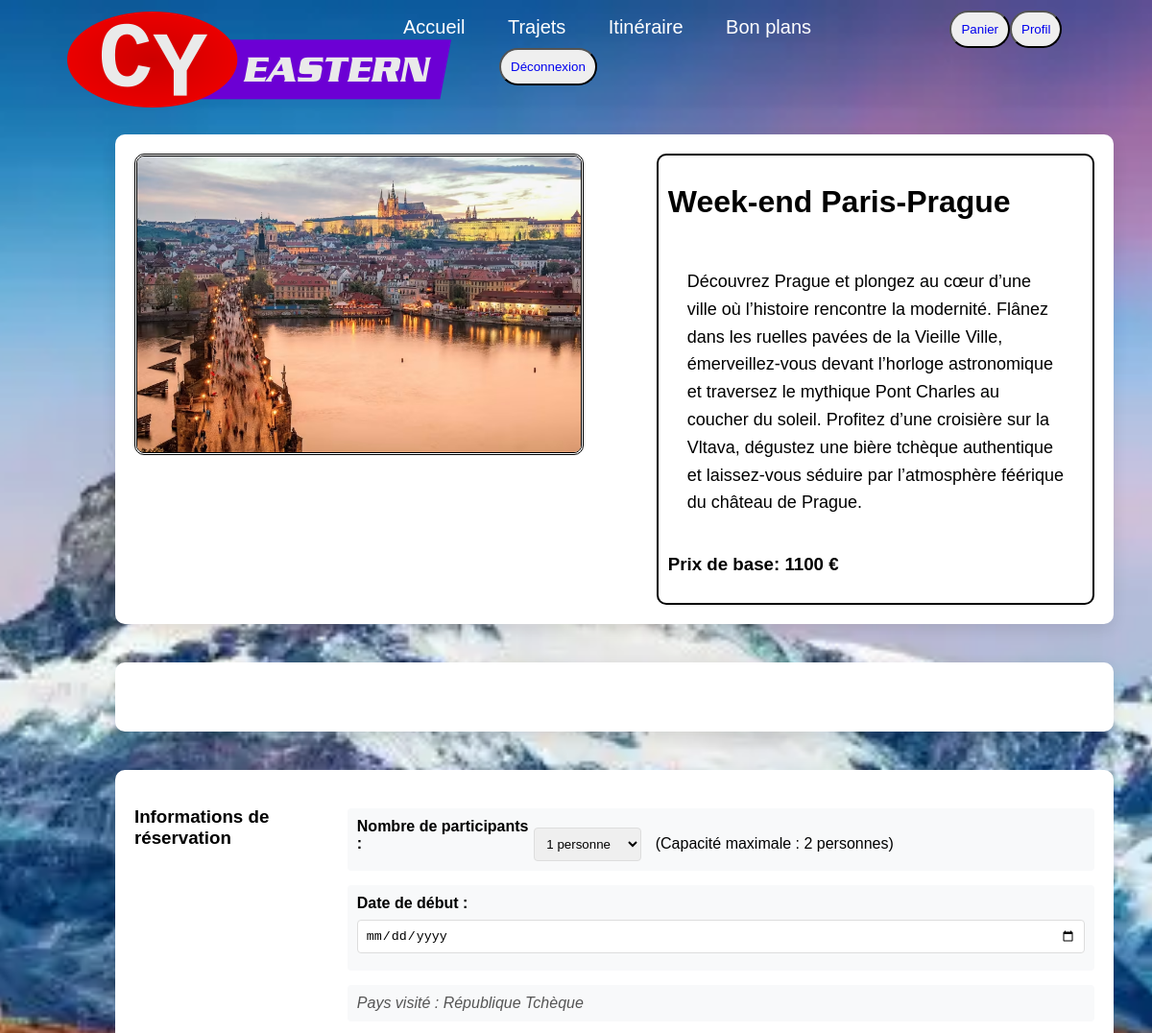
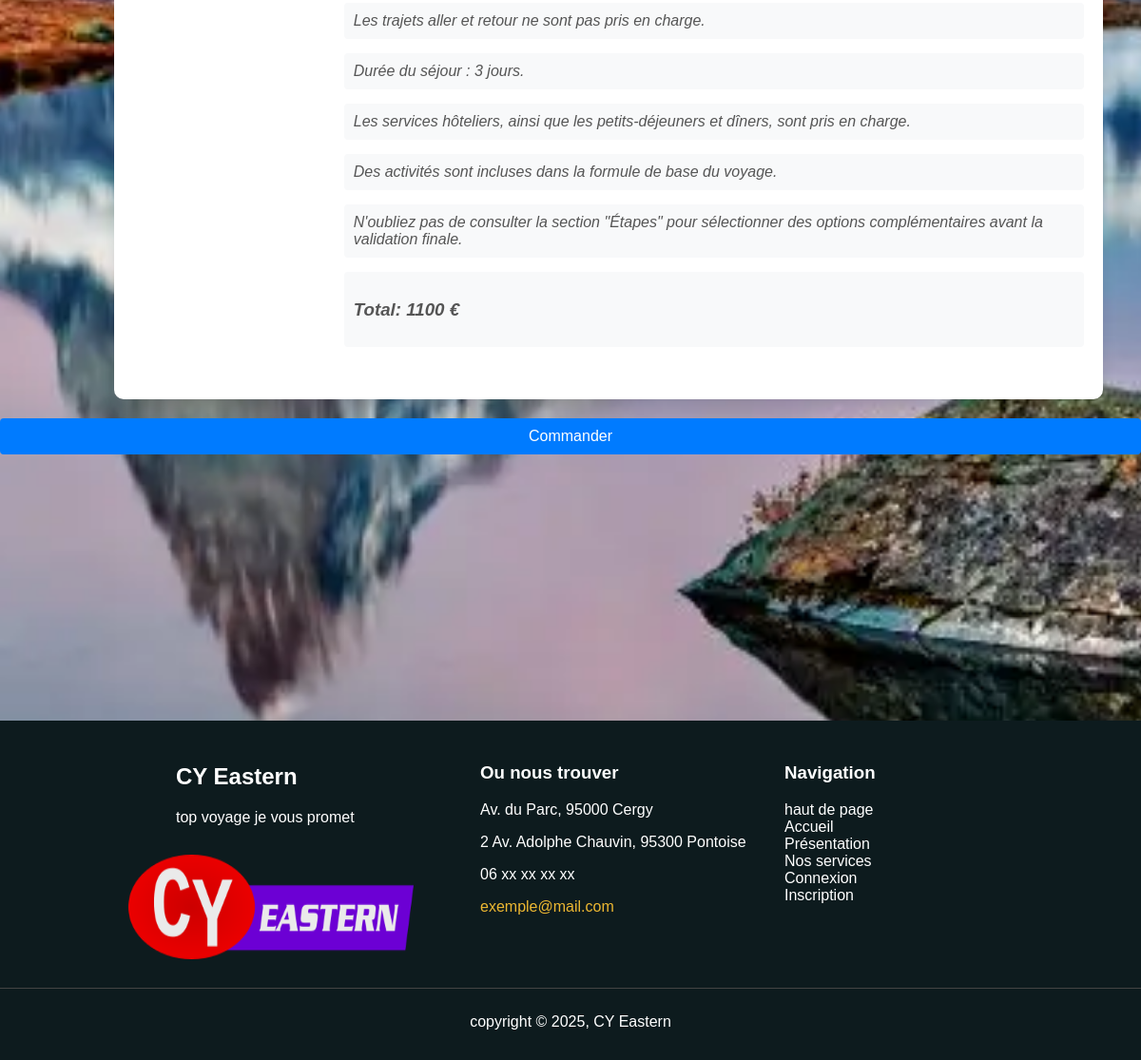
Screenshot of /resa.php?get=1 (signed in) with the database file from the repository (2 pictures, top to bottom).
### tables this page shows
CREATE TABLE `voyage` (
  `id` int(11) NOT NULL,
  `titre` varchar(39) NOT NULL,
  `duree` tinyint(4) NOT NULL,
  `etapes` tinyint(4) NOT NULL,
  `transport` varchar(24) NOT NULL,
  `maxi` tinyint(4) NOT NULL,
  `prix` smallint(6) NOT NULL,
  `statut` tinyint(1) NOT NULL,
  `description` text NOT NULL
);

CREATE TABLE `paysVoy` (
  `idVoyage` int(11) NOT NULL,
  `idPays` int(11) NOT NULL
);

CREATE TABLE `pays` (
  `id` int(11) NOT NULL,
  `nom` varchar(50) NOT NULL
);

### api/linkDB.php (called while the page is built, shortened)
<?php
$linkDB = mysqli_connect("mariadb","valerie","meilleursite2025","clickjourney");
$voyageQuery = "SELECT * FROM voyage ORDER BY id";
$voyageResult = mysqli_query($linkDB, $voyageQuery);
$voyage = array();
while ($row = mysqli_fetch_assoc($voyageResult)) {
    $voyage[$row['id']] = $row;
}
$paysQuery = "SELECT p.*, pa.nom FROM paysVoy p, pays pa WHERE p.idPays = pa.id";
$paysResult = mysqli_query($linkDB, $paysQuery);
$pays = array();
while ($row = mysqli_fetch_assoc($paysResult)) {
    $pays[$row['idVoyage']][$row['idPays']] = $row;
}

### resa.php (the view, shortened to what this page needs)
<?php
include('api/linkDB.php');
?>
<?php
$theme = $_COOKIE['theme'] ?? 'style';
$fiche = ($theme === 'sombre') ? 'sombre.css' : 'style.css';
?>
<!DOCTYPE html>
<html lang="fr">
<head>
    <link id="css" rel="stylesheet" type="text/css" href="<?= htmlspecialchars($fiche)?>">
</head>
<body id="haut">
    <div>
        <nav>
            <div class="divmenu">
                <div class="logo1">
                    <a href="index.html"><img src="media/logo.webp" width="400" height="100" alt="Logo"></a>
                </div>
                <ul>
                    <li class="limenu"><a href="index.html">Accueil</a></li>
                    <li class="limenu"><a href="presentation.php">Trajets</a></li>
                    <li class="limenu"><a href="recherche.php">Itinéraire</a></li>
                    <li class="limenu"><a href="">Bon plans</a></li>
                    <?php
                    if (!$_SESSION['connecte']) {
                        echo '<button class="bouton_menu"><a href="connexion.php">Connexion</a></button>';
                    } else {
                        echo '<button class="bouton_menu"><a href="panier.php">Panier</a></button><button class="bouton_menu"><a href="profil.php">Profil</a></button>
        <button class="bouton_menu"><a href="index.php?logout=1">Déconnexion</a></button>';
                    }
                    ?>
                </ul>
            </div>
        </nav>
        <div class="container-res">
            <div class="img_reservation">
                <img <?php echo 'src="media/voyage/voyage' . $_GET['get'] . '.jpg" alt="Image ' . $voyage[$_GET['get']]['titre'] . '"'; ?>>
            </div>
            <div class="encadrement">
                <h1 class="titre"><?= $voyage[$_GET['get']]['titre'] ?></h1>
                <p class="texte-res"><?= $voyage[$_GET['get']]['description'] ?></p>
                <h3 id="prixbase" data-prix="<?=$voyage[$_GET['get']]['prix']?>">Prix de base: <?=$voyage[$_GET['get']]['prix']?> €</h3>
            </div>
        </div>
        <form action="api/resa.php" method="POST">
            <div class="container-res">
            </div>
            <div class="container-res">
                <h3>Informations de réservation</h3>
                <ul class="booking-info">
                    <li>
                        <label for="passengers">Nombre de participants :</label>
                        <select name="passengers" id="passengers" required>
                            <?php
                            $maxCapacity = $voyage[$_GET['get']]['maxi'];
                            for ($i = 1; $i <= $maxCapacity; $i++) {
                                echo "<option value='$i'>$i personne" . ($i > 1 ? "s" : "") . "</option>";
                            }
                            ?>
                        </select>
                        (Capacité maximale : <?= $maxCapacity ?> personnes)
                    </li>
                    <li>
                        <label for="start_date">Date de début :</label>
                        <input type="date" name="start_date" id="start_date" required min="<?= date('Y-m-d') ?>"
                            max="<?= date('Y-m-d', strtotime('+1 year')) ?>">
                    </li>
                    <li class="info-note">
                        <?php
                        if(count($pays[$_GET['get']]) != 1) {
                            echo 'Pays visités :';
                        } else {
                            echo 'Pays visité :';
                        }
                        foreach($pays[$_GET['get']] as $row) {
                            echo ' ' . $row['nom'] ;
                        }
                        ?>
                    </li>
                    <li class="info-note">Les trajets aller et retour ne sont pas pris en charge.</li>
                    <li class="info-note">Durée du séjour : <?= $voyage[$_GET['get']]['duree'] ?> jours.</li>
                    <li class="info-note">Les services hôteliers, ainsi que les petits-déjeuners et dîners, sont
                        pris en charge.</li>
                    <li class="info-note">Des activités sont incluses dans la formule de base du voyage.</li>
                    <li class="info-note">N'oubliez pas de consulter la section "Étapes" pour sélectionner des
                        options complémentaires avant la validation finale.</li>
                    <li class="info-note"><h3 id="prixtotal">Total: <?=$voyage[$_GET['get']]['prix']?> €</h3></li>
                </ul>
            </div>
            <div class="form-actions">
                <button type="submit">Commander</button>
            </div>
        </form>
        <footer>
            <div class="contenu">
                <div class="logo">
                    <h2>CY Eastern</h2>
                    <p>top voyage je vous promet</p>
                    <img src="media/logo.webp" alt="Logo" width="300" height="110"
                        style="display: flex; margin-left: -50px;">
                </div>
                <div class="colonne">
                    <h3>Ou nous trouver</h3>
                    <p>Av. du Parc, 95000 Cergy</p>
                    <p>2 Av. Adolphe Chauvin, 95300 Pontoise</p>
                    <p>06 xx xx xx xx</p>
                    <p><a href="mailto:exemple@mail.com" style="color: rgb(237, 184, 50);">exemple@mail.com</a></p>
                </div>
                <div class="colonne">
                    <h3>Navigation</h3>
                    <ul class="ul-footer">
                        <li><a href="#haut">haut de page</a></li>
                        <li><a href="index.html">Accueil</a></li>
                        <li><a href="presentation.php">Présentation</a></li>
                        <li><a href="#">Nos services</a></li>
                        <li><a href="connexion.php">Connexion</a></li>
                        <li><a href="inscription.php">Inscription</a></li>
                    </ul>
                </div>
            </div>
            <div class="footer-bottom">
                <p>copyright © 2025, CY Eastern</p>
            </div>
        </footer>
</body>
</html>

### style.css (style rules this page uses)
* { text-decoration: none; }
body { font-family: Arial, sans-serif; font-optical-sizing: auto; background-image: url(media/paysage.jpg); background-size: cover; background-repeat: no-repeat; background-position: center; height: 100vh; margin: 0; image-rendering: crisp-edges; background-attachment: fixed; }
img[alt="Logo"] { margin-left: 10px; margin-top: 30px; }
.divmenu { display: flex; align-items: center; justify-content: space-between; height: 100px; padding: 0 50px; }
li.limenu { display: inline-block; margin-left: -100px; }
.limenu a { color: white; font-size: 20px; margin-right: 140px; }
.bouton_menu { color: black; border-radius: 20px; padding: 10px; }
.logo1 { padding: 10px; font-weight: bold; font-size: 30px; justify-content: flex-end; }
footer { background-color: #0d1b1e; color: white; padding: 15px 0; margin-top: 280px; }
.contenu { display: flex; max-width: 850px; margin: auto; }
.colonne, .logo { min-width: 300px; margin: 10px; }
ul.ul-footer { list-style: none; padding: 0; }
ul.ul-footer li a { color: white; text-decoration: none; transition: color 0.4s; }
.footer-bottom { text-align: center; margin-top: 20px; border-top: 1px solid #444; padding-top: 10px; }
button[type=submit] { background: #6c00d4; color: white; padding: 10px 20px; font-size: 1rem; border: none; cursor: pointer; border-radius: 5px; transition: 0.3s; width: 100%; text-align: center; }
input[type=text], input[type=email], input[type=password], input[type=date], input[type=number] { width: 100%; padding: 12px 20px; margin: 8px 0; display: inline-block; border: 1px solid #ccc; box-sizing: border-box; }
div.container-res { margin-top: 40px; max-width: 1000px; margin-left: 10%; background: white; padding: 20px; border-radius: 10px; box-shadow: 0 5px 15px rgba(0, 0, 0, 0.1); display: flex; }
div.container-res .titre { margin: auto; width: 100%; padding-bottom: 30px; padding-top: 20px; }
.encadrement { border-color: black; border-style: solid; border-width: 2px; border-radius: 10px; padding: 10px; }
.texte-res { max-width: 60ch; margin: 0 auto; text-align: left; font-size: 18px; line-height: 1.6; padding: 20px; }
.img_reservation img { width: 85%; border-radius: 10px; border-color: black; border-style: double; }
.booking-info { list-style-type: none; padding: 0; margin: 20px 0; }
.booking-info li { margin-bottom: 15px; padding: 10px; background-color: #f8f9fa; border-radius: 4px; }
.booking-info label { display: inline-block; width: 180px; font-weight: bold; }
.booking-info select, .booking-info input[type="date"] { padding: 8px; border: 1px solid #ddd; border-radius: 4px; margin-right: 10px; }
.info-note { color: #555; font-style: italic; }
.form-actions { margin-top: 20px; text-align: right; }
.form-actions button { padding: 10px 20px; background-color: #007bff; color: white; border: none; border-radius: 4px; cursor: pointer; }

### rows the page displays
voyage: titre "Week-end Paris-Prague", description "Découvrez Prague et plongez au cœur d’une ville où l’histoire rencontre la modernité. Flânez dans les ruelles pavées de la Vieille Ville, émerveillez-vous devant l’horloge astronomique et traversez le mythique Pont Charles au coucher du soleil. Profitez d’une croisière sur la Vltava, dégustez une bière tchèque authentique et laissez-vous séduire par l’atmosphère féérique du château de Prague.", prix "1100", maxi "2", duree "3"
paysvoy: idPays.nom "République Tchèque"

### other values shown
form field passengers "1 personne"
